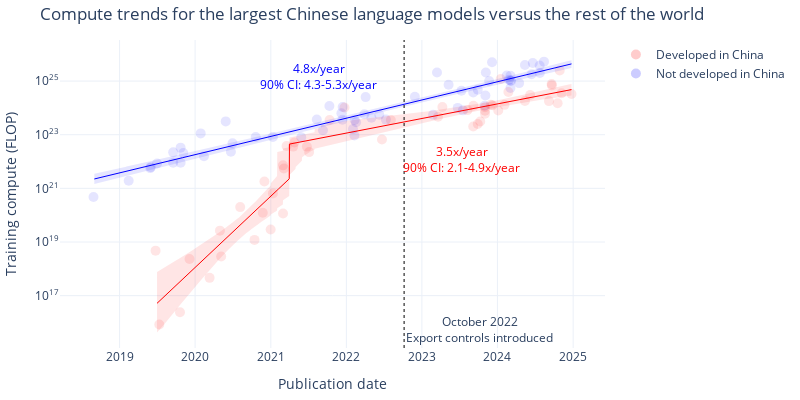

Notebook cell for this chart:
### Code cell
# Graph of the different model fits using plotly

# Use the selected models
model_types = selected_model
# Or custom:
# model_types = {
#     'Non-China': 'Simple',
#     'China': 'One kink',
# }
# Parameters for each model selection
model_params = {
    'Simple': {
        'kink_count': 0,
        'allow_discontinuities': False,
    },
    'One kink': {
        'kink_count': 1,
        'allow_discontinuities': False,
    },
    'Discontinuity': {
        'kink_count': 1,
        'allow_discontinuities': True,
    }
}

def plot_model(df, model_types, model_params):
    fig = go.Figure()

    # Plot the original data points
    df_non_china = df[df['category'] == 'Non-China']
    df_china = df[df['category'] == 'China']

    fig.add_trace(go.Scatter(
        x=df_non_china['date'], y=df_non_china['log_flop'],
        mode='markers', name='Not developed in China', text=df_non_china['Model'],
        marker=dict(color=colors['Non-China'], opacity=0.1, size=10)
    ))
    fig.add_trace(go.Scatter(
        x=df_china['date'], y=df_china['log_flop'],
        mode='markers', name='Developed in China', text=df_china['Model'],
        marker=dict(color=colors['China'], opacity=0.1, size=10)
    ))

    # Show the export controls date
    # Convert 2022-10-07 to seconds since epoch
    export_controls_date = pd.Timestamp('2022-10-07').value / 1e6
    fig.add_vline(x=export_controls_date, line_color='black', line_width=1, line_dash='dot', 
        annotation_text='October 2022<br>Export controls introduced', annotation_position='bottom right')

    date_grid = pd.date_range(start=df['date'].min(), end=df['date'].max(), freq='D')

    trend_dfs = {}
    ci_dfs = {}
    fit_results = {}
    for category, model_type in model_types.items():
        params = model_params[model_type]
        fit_result = fit_n_phase_exponential(df[df['category'] == category], **params)
        fit_results[category] = fit_result

        # Get the month of the first point, then use that to index the date_grid
        start_month = df[df['category'] == category]['date'].min().month + 1
        start_index = np.where(date_grid.month == start_month)[0][0]
        log_flop = fit_result.predict(pd.Series(date_grid))
        # To plot the bootstrapped mean prediction instead:
        # log_flop = np.mean(regression_data[category]['bootstrap_predictions'][model_type], axis=0)

        trend_dfs[category] = pd.DataFrame({
            'date': date_grid[start_index:],
            'log_flop': log_flop[start_index:],
        })

        # Get the confidence intervals
        ci_data = calculate_confidence_intervals(regression_data[category]['bootstrap_predictions'], percentile=90)
        ci_dfs[category] = pd.DataFrame({
            'date': date_grid[start_index:],
            'lower': ci_data[model_type]['lower'][start_index:],
            'upper': ci_data[model_type]['upper'][start_index:],
        })

        # Plot the best fit line with confidence intervals
        fig.add_trace(go.Scatter(
            x=date_grid[start_index:], y=log_flop[start_index:],
            mode='lines', name=f'{category} best fit line',
            line=dict(color=colors[category], width=1),
            showlegend=False,
        ))
        fig.add_trace(go.Scatter(
            x=date_grid[start_index:],
            y=ci_data[model_type]['lower'][start_index:],
            mode='lines',
            line=dict(color=colors[category], width=0),
            showlegend=False,
        ))
        fig.add_trace(go.Scatter(
            x=date_grid[start_index:],
            y=ci_data[model_type]['upper'][start_index:],
            mode='lines',
            fill='tonexty',
            fillcolor='rgba(0,0,255,0.1)' if category == 'Non-China' else 'rgba(255,0,0,0.1)',
            line=dict(color=colors[category], width=0),
            name=f'{category} 90% CI',
            showlegend=False,
        ))

    # Add slope labels
    for category in ['Non-China', 'China']:
        category_df = df[df['category'] == category]
        points = [category_df['date'].min()] + fit_results[category].break_points_dt + [category_df['date'].max()]
        model_type = model_types[category]
        best_slope = 10**regression_data[category]['models'][model_type].oom_year_slopes[-1]
        slopes = bootstrap_summary_data[category]['bootstrap_slopes'][model_type]
        slope_label = f'{best_slope:.1f}x/year<br>90% CI: {slopes[0]:.1f}-{slopes[1]:.1f}x/year'
        for i in range(len(points) - 2, len(points) - 1):
            mid = points[i] + (points[i+1] - points[i]) / 2
            if category == 'China':
                mid += pd.Timedelta(days=150)
            y = fit_results[category].predict(pd.Series([mid]))[0]
            fig.add_annotation(
                x=mid, y=y + 1.8 * (1 if category == 'Non-China' else -1),
                text=slope_label,
                showarrow=False,
                font=dict(size=12, color=colors[category])
            )

    # Update layout
    title = f'Compute trends for the largest Chinese language models versus the rest of the world'
    fig.update_layout(
        template='plotly_white',
        width=800,
        height=400,
        title=title,
        xaxis_title='Publication date',
        yaxis_title='Training compute (FLOP)',
        legend_title='',
        margin=dict(l=10, r=10, t=40, b=10),
        yaxis=dict(
            tickmode='array',
            tickvals=list(range(int(df['log_flop'].min()), int(df['log_flop'].max())+2, 2)),
            ticktext=[f'10<sup>{i}</sup>' for i in range(int(df['log_flop'].min()), int(df['log_flop'].max())+2, 2)]
        )
    )

    if save:
        fname = f'compute_regression_china_model={model_types["China"]}_non_china_model={model_types["Non-China"]}_model_selection={model_selection}_frontier={frontier_selection}_top{top_n}_cutoff={cutoff_date}'
        save_plot(fig, results_dir, fname)
        
        slope_df = pd.DataFrame({
            'Category': ['Non-China', 'China'],
            'Best fit slope': [10**regression_data[category]['models'][model_types[category]].oom_year_slopes[-1] for category in ['Non-China', 'China']],
            '90% CI lower': [bootstrap_summary_data[category]['bootstrap_slopes'][model_types[category]][0] for category in ['Non-China', 'China']],
            '90% CI upper': [bootstrap_summary_data[category]['bootstrap_slopes'][model_types[category]][1] for category in ['Non-China', 'China']],
        })
        slope_df.to_csv(results_dir + f'plot_data/recent_slopes_{fname}.csv', index=False)

        df_non_china[['Model', 'Organization', 'date', 'log_flop']].to_csv(results_dir + f'plot_data/non_china_scatter_{fname}.csv', index=False)
        df_china[['Model', 'Organization', 'date', 'log_flop']].to_csv(results_dir + f'plot_data/china_scatter_{fname}.csv', index=False)
        trend_dfs['Non-China'][['date', 'log_flop']].to_csv(results_dir + f'plot_data/non_china_best_fit_line_{fname}.csv', index=False)
        trend_dfs['China'][['date', 'log_flop']].to_csv(results_dir + f'plot_data/china_best_fit_line_{fname}.csv', index=False)
        ci_dfs['Non-China'][['date', 'lower', 'upper']].to_csv(results_dir + f'plot_data/non_china_ci_{fname}.csv', index=False)
        ci_dfs['China'][['date', 'lower', 'upper']].to_csv(results_dir + f'plot_data/china_ci_{fname}.csv', index=False)

    fig.show()

    return fit_results

fit_results = plot_model(df_filtered, model_types, model_params)

### Figure 1 — Plotly figure (JSON) as saved in the notebook; plotly's stock layout.template omitted (floating-point values rounded to 4 significant figures; data arrays with more than 128 entries replaced by an {"elided": "..."} marker saying what was removed)
{"data": [{"marker": {"color": "blue", "opacity": 0.1, "size": 10}, "mode": "markers", "name": "Not developed in China", "text": ["Big Transformer for Back-Translation", "GPT-2 (1.5B)", "Grover-Mega", "XLNet", "RoBERTa Large", "Megatron-BERT", "Megatron-LM (8.3B)", "T5-11B", "T5-3B", "XLM-RoBERTa", "Meena", "Turing-NLG", "GPT-3 175B (davinci)", "GPT-3 13B", "GShard (dense)", "mT5-XXL", "Switch", "ByT5-XXL", "Jurassic-1-Jumbo", "HyperCLOVA 82B", "Megatron-Turing NLG 530B", "Gopher (280B)", "GLaM", "EXAONE 1.0", "AlphaCode", "GPT-NeoX-20B", "LaMDA", "ST-MoE", "Chinchilla", "PaLM (540B)", "OPT-175B", "BIG-G 137B", "BLOOM-176B", "GPT-3.5", "LLaMA-65B", "GPT-4", "PaLM 2", "Inflection-1", "Claude 2", "Llama 2-70B", "Falcon-180B", "Amazon Titan", "Mi:dm 200B", "Grok-1", "GPT-4 Turbo", "Inflection-2", "Gemini 1.0 Ultra", "Gemini 1.5 Pro", "Mistral Large", "Aramco Metabrain AI", "Claude 3 Opus", "Claude 3 Sonnet", "Inflection-2.5", "Reka Core", "GPT-4o", "Nemotron-4 340B", "Claude 3.5 Sonnet", "Llama 3.1-405B", "Mistral Large 2", "Grok-2"], "type": "scatter", "x": ["2018-08-28T00:00:00", "2019-02-14T00:00:00", "2019-05-29T00:00:00", "2019-06-01T00:00:00", "2019-07-01T00:00:00", "2019-09-17T00:00:00", "2019-09-17T00:00:00", "2019-10-23T00:00:00", "2019-10-23T00:00:00", "2019-11-05T00:00:00", "2020-01-28T00:00:00", "2020-02-13T00:00:00", "2020-05-28T00:00:00", "2020-06-22T00:00:00", "2020-06-30T00:00:00", "2020-10-20T00:00:00", "2021-01-11T00:00:00", "2021-05-28T00:00:00", "2021-08-11T00:00:00", "2021-09-10T00:00:00", "2021-10-11T00:00:00", "2021-12-08T00:00:00", "2021-12-13T00:00:00", "2021-12-14T00:00:00", "2022-02-02T00:00:00", "2022-02-09T00:00:00", "2022-02-10T00:00:00", "2022-02-17T00:00:00", "2022-03-29T00:00:00", "2022-04-04T00:00:00", "2022-05-02T00:00:00", "2022-06-09T00:00:00", "2022-07-11T00:00:00", "2022-11-28T00:00:00", "2023-02-24T00:00:00", "2023-03-15T00:00:00", "2023-05-10T00:00:00", "2023-06-23T00:00:00", "2023-07-11T00:00:00", "2023-07-18T00:00:00", "2023-09-06T00:00:00", "2023-09-28T00:00:00", "2023-10-31T00:00:00", "2023-11-04T00:00:00", "2023-11-06T00:00:00", "2023-11-22T00:00:00", "2023-12-06T00:00:00", "2024-02-15T00:00:00", "2024-02-26T00:00:00", "2024-03-04T00:00:00", "2024-03-04T00:00:00", "2024-03-04T00:00:00", "2024-03-07T00:00:00", "2024-04-15T00:00:00", "2024-05-13T00:00:00", "2024-06-14T00:00:00", "2024-06-20T00:00:00", "2024-07-23T00:00:00", "2024-07-24T00:00:00", "2024-08-13T00:00:00"], "y": [20.68, 21.28, 21.76, 21.79, 21.93, 22.34, 21.96, 22.52, 21.95, 22.32, 23.05, 22.2, 23.5, 22.36, 22.68, 22.91, 22.91, 22.91, 23.57, 23.17, 24.07, 23.8, 23.56, 24.03, 23.21, 22.97, 23.55, 23.46, 23.76, 24.4, 23.63, 23.75, 23.56, 24.41, 23.74, 25.32, 24.87, 24.0, 24.64, 23.91, 24.58, 24.68, 24.08, 24.46, 25.32, 25.0, 25.7, 25.2, 25.05, 25.02, 25.2, 24.74, 25.0, 24.92, 25.6, 25.26, 25.67, 25.58, 25.3, 25.72]}, {"marker": {"color": "red", "opacity": 0.1, "size": 10}, "mode": "markers", "name": "Developed in China", "text": ["Tensorized Transformer (257M)", "R-Transformer", "LSTM(large)+Sememe+cell", "MMLSTM", "TransformerXL + spectrum control", "Segatron XL large, M=384", "NAS+ESS (156M)", "ERNIE-GEN (large)", "Memformer (4 encoder + 16 decoder)", "KEPLER", "CPM-Large", "ERNIE-Doc (247M)", "Wu Dao - Wen Yuan", "Wu Dao - Wen Lan", "Wu Dao - Wen Hui", "M6-T", "GLM-10B", "PLUG", "PanGu-α", "CPM-2", "ERNIE 3.0", "Yuan 1.0", "ERNIE 3.0 Titan", "CodeGeeX", "GLM-130B", "PanGu-Σ", "SenseNova", "Baichuan2-53B", "Baichuan2-13B", "Hunyuan", "Qwen-14B", "CodeFuse-13B", "BlueLM 175B", "BlueLM 130B", "Yi-34B", "Qwen-72B", "XVERSE-65B-2", "DeepSeek LLM 67B", "GLM-4 (0116)", "Qwen1.5-72B", "MegaScale (Production)", "Yi-Large", "Qwen2-72B", "DeepSeek-V2.5", "Qwen2.5-72B", "Telechat2-115B", "Yi-Lightning", "Doubao-pro", "Hunyuan-Large", "DeepSeek-V3"], "type": "scatter", "x": ["2019-06-24T00:00:00", "2019-07-12T00:00:00", "2019-10-20T00:00:00", "2019-12-05T00:00:00", "2020-03-11T00:00:00", "2020-04-30T00:00:00", "2020-05-06T00:00:00", "2020-08-06T00:00:00", "2020-10-14T00:00:00", "2020-11-23T00:00:00", "2020-12-01T00:00:00", "2020-12-31T00:00:00", "2021-01-11T00:00:00", "2021-03-01T00:00:00", "2021-03-01T00:00:00", "2021-03-05T00:00:00", "2021-03-18T00:00:00", "2021-04-19T00:00:00", "2021-04-25T00:00:00", "2021-06-24T00:00:00", "2021-07-05T00:00:00", "2021-10-12T00:00:00", "2021-12-23T00:00:00", "2022-06-22T00:00:00", "2022-08-04T00:00:00", "2023-03-20T00:00:00", "2023-04-10T00:00:00", "2023-08-09T00:00:00", "2023-09-06T00:00:00", "2023-09-07T00:00:00", "2023-09-28T00:00:00", "2023-10-10T00:00:00", "2023-11-02T00:00:00", "2023-11-02T00:00:00", "2023-11-02T00:00:00", "2023-11-30T00:00:00", "2023-12-08T00:00:00", "2024-01-05T00:00:00", "2024-01-17T00:00:00", "2024-02-04T00:00:00", "2024-02-23T00:00:00", "2024-05-13T00:00:00", "2024-06-07T00:00:00", "2024-09-06T00:00:00", "2024-09-19T00:00:00", "2024-09-20T00:00:00", "2024-10-18T00:00:00", "2024-10-28T00:00:00", "2024-11-06T00:00:00", "2024-12-24T00:00:00"], "y": [18.68, 15.92, 16.38, 18.37, 17.66, 19.42, 18.46, 20.3, 19.08, 20.09, 21.26, 19.46, 20.81, 21.86, 20.06, 21.74, 22.58, 22.56, 22.71, 22.56, 22.35, 23.55, 24.02, 22.82, 23.55, 23.67, 24.03, 23.92, 23.31, 24.08, 23.4, 23.49, 24.02, 23.89, 23.79, 24.11, 24.1, 23.91, 25.08, 24.11, 24.59, 24.26, 24.48, 24.25, 24.89, 24.84, 24.18, 25.4, 24.54, 24.52]}, {"line": {"color": "red", "width": 1}, "mode": "lines", "name": "China best fit line", "showlegend": false, "type": "scatter", "x": {"elided": "2004 str values"}, "y": {"elided": "2004 float values"}}, {"line": {"color": "red", "width": 0}, "mode": "lines", "showlegend": false, "type": "scatter", "x": {"elided": "2004 str values"}, "y": {"elided": "2004 float values"}}, {"fill": "tonexty", "fillcolor": "rgba(255,0,0,0.1)", "line": {"color": "red", "width": 0}, "mode": "lines", "name": "China 90% CI", "showlegend": false, "type": "scatter", "x": {"elided": "2004 str values"}, "y": {"elided": "2004 float values"}}, {"line": {"color": "blue", "width": 1}, "mode": "lines", "name": "Non-China best fit line", "showlegend": false, "type": "scatter", "x": {"elided": "2307 str values"}, "y": {"elided": "2307 float values"}}, {"line": {"color": "blue", "width": 0}, "mode": "lines", "showlegend": false, "type": "scatter", "x": {"elided": "2307 str values"}, "y": {"elided": "2307 float values"}}, {"fill": "tonexty", "fillcolor": "rgba(0,0,255,0.1)", "line": {"color": "blue", "width": 0}, "mode": "lines", "name": "Non-China 90% CI", "showlegend": false, "type": "scatter", "x": {"elided": "2307 str values"}, "y": {"elided": "2307 float values"}}], "layout": {"annotations": [{"showarrow": false, "text": "October 2022<br>Export controls introduced", "x": 1665100800000, "xanchor": "left", "xref": "x", "y": 0, "yanchor": "bottom", "yref": "y domain"}, {"font": {"color": "blue", "size": 12}, "showarrow": false, "text": "4.8x/year<br>90% CI: 4.3-5.3x/year", "x": "2021-08-20T12:00:00", "y": 25.17}, {"font": {"color": "red", "size": 12}, "showarrow": false, "text": "3.5x/year<br>90% CI: 2.1-4.9x/year", "x": "2023-07-11T12:00:00", "y": 22.09}], "height": 400, "legend": {"title": {"text": ""}}, "margin": {"b": 10, "l": 10, "r": 10, "t": 40}, "shapes": [{"line": {"color": "black", "dash": "dot", "width": 1}, "type": "line", "x0": 1665100800000, "x1": 1665100800000, "xref": "x", "y0": 0, "y1": 1, "yref": "y domain"}], "title": {"text": "Compute trends for the largest Chinese language models versus the rest of the world"}, "width": 800, "xaxis": {"title": {"text": "Publication date"}}, "yaxis": {"tickmode": "array", "ticktext": ["10<sup>15</sup>", "10<sup>17</sup>", "10<sup>19</sup>", "10<sup>21</sup>", "10<sup>23</sup>", "10<sup>25</sup>"], "tickvals": [15, 17, 19, 21, 23, 25], "title": {"text": "Training compute (FLOP)"}}}}
